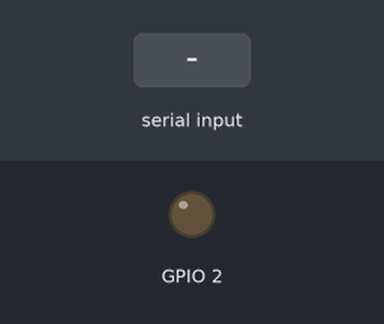
The program below on a simulated ESP32. Shown: output pins drawn as LEDs (lit = HIGH). The test bench sets the inputs (shaded band).

Above: at 1.2 s.
1.3 s: "off" received over Serial
At 2.9 s:
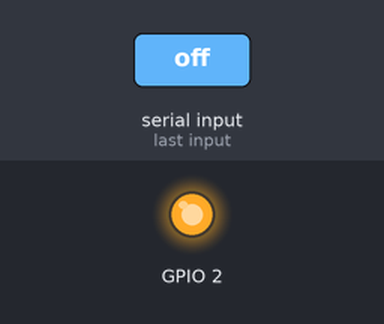
3.8 s: "on" received over Serial
At 6.0 s:
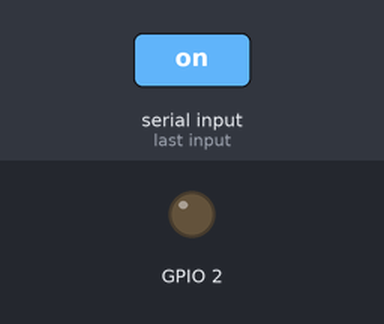
Timing chart, 0 to 7.5 s (numbered marks = the images above; inputs shaded):
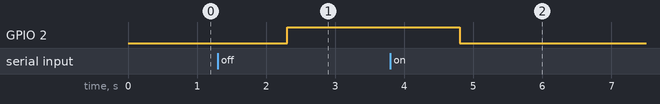

Measured:
- after the input at 1.3 s, GPIO 2: LOW → HIGH after 1.0 s
- after the input at 3.8 s, GPIO 2: HIGH → LOW after 1.0 s

The program:

main.cpp
```cpp
// (licence header left out)
#include <Arduino.h>

void setup()
{
  Serial.begin(115200);
  pinMode(2, OUTPUT); // 设置2号引脚模式为OUTPUT模式
}

void loop()
{
  // LED串口控制代码
  if (Serial.available())
  {
    String command = Serial.readString();
    if (command == "on")
    {
      digitalWrite(2, LOW); // 低电平，打开LED灯
    }
    else if (command == "off")
    {

      digitalWrite(2, HIGH); // 高电平，关闭LED灯
    }
  }

  /* // LED闪烁代码
    digitalWrite(2, LOW);  // 低电平，打开LED灯
    delay(1000);           // 休眠1000ms
    digitalWrite(2, HIGH); // 高电平，关闭LED灯
    delay(1000);           // 休眠1000ms
  */
}
```
